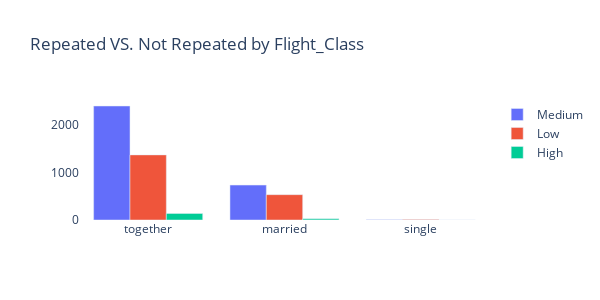

Notebook source saved alongside this figure:
### Code cell
m = data[data.Churn_risk == "medium"][["Marital_status","Churn_risk"]].groupby(["Marital_status"]).count().sort_values(by = "Churn_risk", ascending = False).reset_index() 
l = data[data.Churn_risk == "low"][["Marital_status","Churn_risk"]].groupby(["Marital_status"]).count().sort_values(by = "Churn_risk", ascending = False).reset_index()
h = data[data.Churn_risk == "high"][["Marital_status","Churn_risk"]].groupby(["Marital_status"]).count().sort_values(by = "Churn_risk", ascending = False).reset_index()

pf_group = m.merge(l, left_on= "Marital_status", right_on="Marital_status" ).head()
fig = go.Figure(data=[ 
    go.Bar(name='Medium', x=pf_group['Marital_status'], y=pf_group['Churn_risk_x']),
    go.Bar(name='Low', x=pf_group['Marital_status'], y=pf_group['Churn_risk_y'])

]) 
pf_group = m.merge(h, left_on= "Marital_status", right_on="Marital_status" ).head()
fig.add_trace(go.Bar(name='High', x=pf_group['Marital_status'], y=pf_group['Churn_risk_y']))
# Change the bar mode 
fig.update_layout(barmode="group",height=300, width=600, title_text="Repeated VS. Not Repeated by Flight_Class", plot_bgcolor="white")
fig.show()

### Figure 1 — Plotly figure (JSON) as saved in the notebook; plotly's stock layout.template omitted (floating-point values rounded to 4 significant figures)
{"data": [{"name": "Medium", "type": "bar", "x": ["together", "married", "single"], "y": [2390, 732, 7]}, {"name": "Low", "type": "bar", "x": ["together", "married", "single"], "y": [1365, 531, 8]}, {"name": "High", "type": "bar", "x": ["together", "married", "single"], "y": [137, 24, 1]}], "layout": {"barmode": "group", "height": 300, "plot_bgcolor": "white", "title": {"text": "Repeated VS. Not Repeated by Flight_Class"}, "width": 600}}
